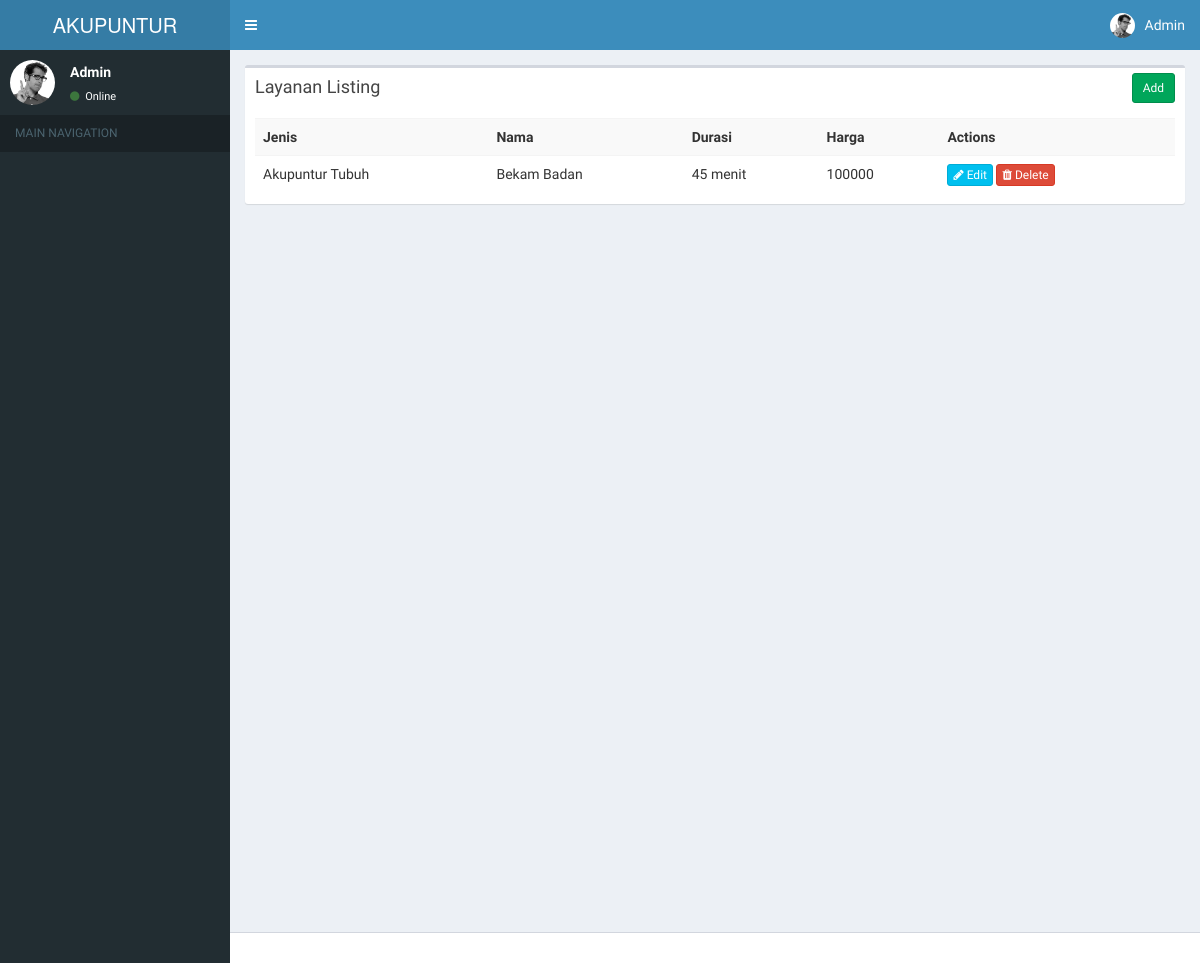
The page /index.php/layanan (signed in) on the database as committed earlier.
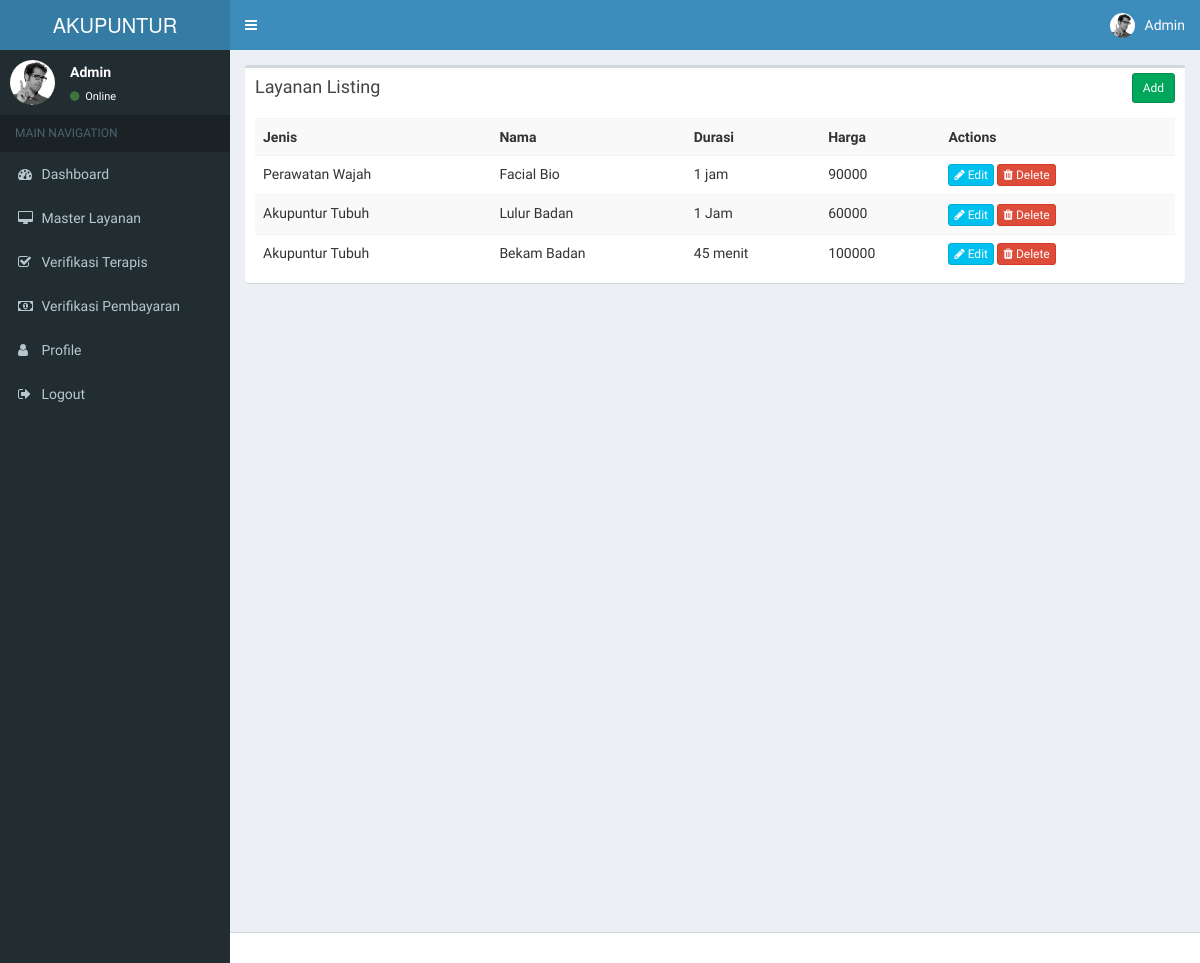
The same page on the database as committed later.
### tables this page shows
CREATE TABLE `layanan` (
  `id_layanan` int(11) NOT NULL,
  `jenis` varchar(50) NOT NULL,
  `nama` varchar(50) NOT NULL,
  `durasi` varchar(30) NOT NULL,
  `harga` int(11) NOT NULL
);

### application/controllers/Layanan.php (called while the page is built, shortened)
<?php
class Layanan extends CI_Controller{
    function __construct()
    {
        $this->load->model('Layanan_model');
    }
    function index()
    {
        $data['layanan'] = $this->Layanan_model->get_all_layanan();
        $data['nama']       = $_SESSION['nama'];
        $data['hak_akses']  = $_SESSION['hak_akses'];
        $data['id_user']    = $_SESSION['id_user'];
        $data['email']      = $_SESSION['email'];
        $data['_view'] = 'layanan/index';
        $this->load->view('layouts/main',$data);
    }
}

### index.php (called while the page is built, shortened)
<?php
require_once BASEPATH.'core/CodeIgniter.php';

### application/models/Layanan_model.php (called while the page is built, shortened)
<?php
class Layanan_model extends CI_Model
{
    function get_all_layanan()
    {
        $this->db->order_by('id_layanan', 'desc');
        return $this->db->get('layanan')->result_array();
    }
}

### application/views/layanan/index.php (the view, shortened to what the changed rows need)
<div class="row">
    <div class="col-md-12">
        <div class="box">
            <div class="box-body">
                <table class="table table-striped">
                    <tr>
						<th>Jenis</th>
						<th>Nama</th>
						<th>Durasi</th>
						<th>Harga</th>
						<th>Actions</th>
                    </tr>
                    <?php foreach($layanan as $l){ ?>
                    <tr>
						<td><?php echo $l['jenis']; ?></td>
						<td><?php echo $l['nama']; ?></td>
						<td><?php echo $l['durasi']; ?></td>
						<td><?php echo $l['harga']; ?></td>
						<td>
                            <a href="<?php echo site_url('layanan/edit/'.$l['id_layanan']); ?>" class="btn btn-info btn-xs"><span class="fa fa-pencil"></span> Edit</a>
                            <a href="<?php echo site_url('layanan/remove/'.$l['id_layanan']); ?>" class="btn btn-danger btn-xs"><span class="fa fa-trash"></span> Delete</a>
                        </td>
                    </tr>
                    <?php } ?>
                </table>
            </div>
        </div>
    </div>
</div>

### application/views/layouts/main.php (shortened to what the changed rows need)
<!DOCTYPE html>
<html>
    <head>
        <link rel="stylesheet" href="<?php echo site_url('resources/css/bootstrap.min.css');?>">
        <link rel="stylesheet" href="<?php echo site_url('resources/css/font-awesome.min.css');?>">
        <link rel="stylesheet" href="https://cdnjs.cloudflare.com/ajax/libs/ionicons/2.0.1/css/ionicons.min.css">
        <link rel="stylesheet" href="<?php echo site_url('resources/css/bootstrap-datetimepicker.min.css');?>">
        <link rel="stylesheet" href="<?php echo site_url('resources/css/AdminLTE.min.css');?>">
        <link rel="stylesheet" href="<?php echo site_url('resources/css/_all-skins.min.css');?>">
    </head>
    <body class="hold-transition skin-blue sidebar-mini">
        <div class="wrapper">
            <aside class="main-sidebar">
                <section class="sidebar">
                    <ul class="sidebar-menu">
                        <?php
                        if ($hak_akses=="Admin") {
                        $sql ="SELECT * FROM admin WHERE id_user=$id_user";
                        $query = $this->db->query($sql);
                        if ($query->num_rows() > 0) {
                        foreach ($query->result() as $row) {
                        $id_admin = $row->id_admin;
                        ?>
                          <li>
                            <a href="<?php echo site_url();?>">
                                <i class="fa fa-dashboard"></i> <span>Dashboard</span>
                            </a>
                        </li>
                        <li>
                            <a href="#">
                                <i class="fa fa-desktop"></i> <span>Master Layanan</span>
                            </a>
                        </li>
                        <li>
                            <a href="#">
                                <i class="fa fa-check-square-o"></i> <span>Verifikasi Terapis</span>
                            </a>
                        </li>
                        <li>
                            <a href="#">
                                <i class="fa fa-money"></i> <span>Verifikasi Pembayaran</span>
                            </a>
                        </li>
                        <li>
                            <a href="<?php echo site_url('admin/edit/'.$id_admin);?>">
                                <i class="fa fa-user"></i> <span>Profile</span>
                            </a>
                        </li>
                        <li>
                            <a href="<?php echo site_url('dashboard/logout');?>">
                                <i class="fa fa-sign-out"></i> <span>Logout</span>
                            </a>
                        </li>
                        <?php }}} elseif ($hak_akses=="Customer") {
                        $sql ="SELECT * FROM customer WHERE id_user=$id_user";
                        $query = $this->db->query($sql);
                        if ($query->num_rows() > 0) {
                        foreach ($query->result() as $row) {
                        $id_customer = $row->id_customer;
                        ?>
                        <li>
                            <a href="<?php echo site_url();?>">
                                <i class="fa fa-dashboard"></i> <span>Dashboard</span>
                            </a>
                        </li>
                        <li>
                            <a href="#">
                                <i class="fa fa-shopping-cart"></i> <span>Booking Layanan</span>
                            </a>
                        </li>
                        <li>
                            <a href="<?php echo site_url('customer/edit/'.$id_customer);?>">
                                <i class="fa fa-user"></i> <span>Profile</span>
                            </a>
                        </li>
                        <li>
                            <a href="<?php echo site_url('dashboard/logout');?>">
                                <i class="fa fa-sign-out"></i> <span>Logout</span>
                            </a>
                        </li>
                        <?php
                        }}} elseif ($hak_akses=="Terapis") {
                        $sql ="SELECT * FROM terapis WHERE id_user=$id_user";
                        $query = $this->db->query($sql);
                        if ($query->num_rows() > 0) {
                        foreach ($query->result() as $row) {
                        $id_terapis = $row->id_terapis;
                        ?>
                        <li>
                            <a href="<?php echo site_url();?>">
                                <i class="fa fa-dashboard"></i> <span>Dashboard</span>
                            </a>
                        </li>
                        <li>
                            <a href="#">
                                <i class="fa fa-desktop"></i> <span>Layanan</span>
                            </a>
                            <ul class="treeview-menu">
                                <li class="active">
                                    <a href="#"><i class="fa fa-plus"></i>Tambah Layanan</a>
                                </li>
                                <li>
                                    <a href="#"><i class="fa fa-list-ul"></i>Daftar Layanan</a>
                                </li>
                            </ul>
                        </li>
                        <li>
                            <a href="#">
                                <i class="fa fa-calendar"></i> <span>Jadwal Terapis</span>
                            </a>
                        </li>
                        <li>
                            <a href="<?php echo site_url('terapi/edit/'.$id_terapis);?>">
                                <i class="fa fa-user"></i> <span>Profile</span>
                            </a>
                        </li>
                        <li>
                            <a href="<?php echo site_url('dashboard/logout');?>">
                                <i class="fa fa-sign-out"></i> <span>Logout</span>
                            </a>
                        </li>
                        <?php }}} ?>
                    </ul>
                </section>
            </aside>
            <div class="content-wrapper">
                <section class="content">
                    <?php
                    if(isset($_view) && $_view)
                        $this->load->view($_view);
                    ?>
                </section>
            </div>
        </div>
    </body>
</html>

Rows that differ between the two databases and show on the page:
added layanan: jenis "Perawatan Wajah", nama "Facial Bio", durasi "1 jam", harga "90000"
added layanan: jenis "Akupuntur Tubuh", nama "Lulur Badan", durasi "1 Jam", harga "60000"
